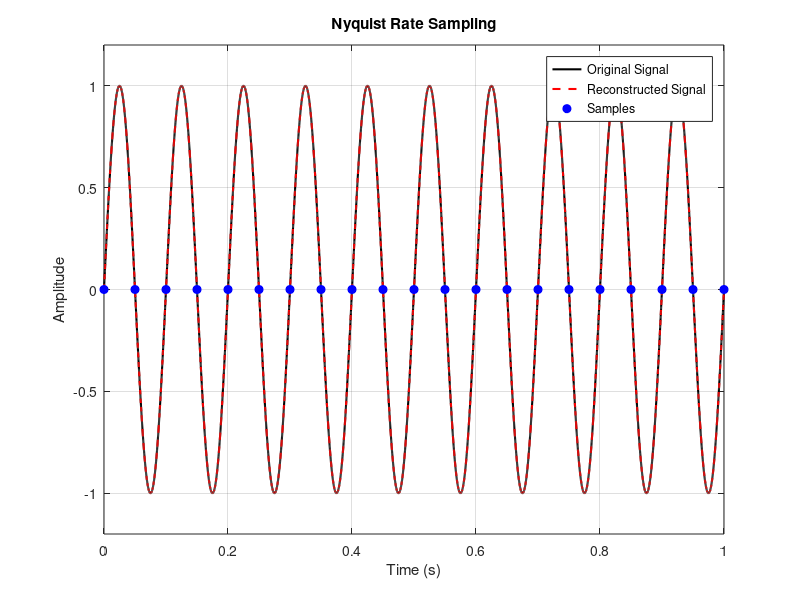

Recreate this plot in MATLAB.
clc; clear; close all;

fm = 10;
fs = 20;

t = 0:0.0001:1;
ts = 0:1/fs:1;

x = sin(2*pi*fm*t);
xs = sin(2*pi*fm*ts);

plot(t, x, 'k-', 'LineWidth', 1.5);
hold on;
plot(t, x, 'r--', 'LineWidth', 1.5);
plot(ts, xs, 'bo', 'MarkerFaceColor', 'b');

title('Nyquist Rate Sampling');
xlabel('Time (s)');
ylabel('Amplitude');
legend('Original Signal', 'Reconstructed Signal', 'Samples');

grid on;
axis tight;
ylim([-1.2 1.2]);
